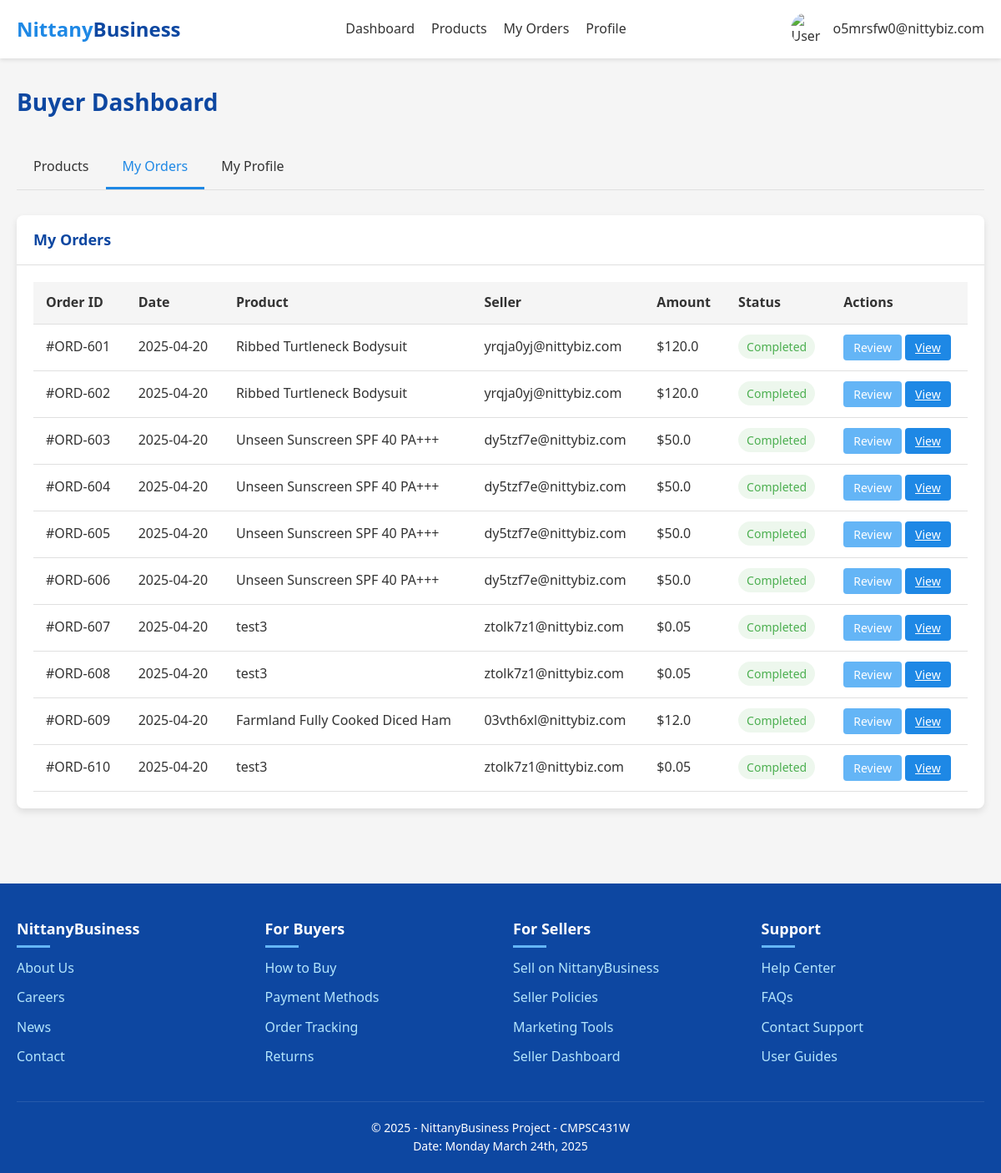
Screenshot of /buyer_dashboard?tab=orders (signed in) with the database file from the repository.
### tables this page shows
CREATE TABLE Orders (
    order_id INTEGER PRIMARY KEY,
    seller_email TEXT NOT NULL,
    listing_id INTEGER NOT NULL,
    buyer_email TEXT NOT NULL,
    date TEXT NOT NULL,
    quantity INTEGER NOT NULL,
    payment REAL NOT NULL,
    FOREIGN KEY (seller_email, listing_id) REFERENCES Product_Listings(seller_email, listing_id),
    FOREIGN KEY (buyer_email) REFERENCES Buyer(email)
);

CREATE TABLE Product_Listings (
    seller_email TEXT,
    listing_id INTEGER,
    category TEXT NOT NULL,
    product_title TEXT NOT NULL,
    product_name TEXT NOT NULL,
    product_description TEXT,
    quantity INTEGER NOT NULL,
    product_price REAL NOT NULL,
    status TEXT NOT NULL,
    PRIMARY KEY (seller_email, listing_id),
    FOREIGN KEY (seller_email) REFERENCES Sellers(email),
    FOREIGN KEY (category) REFERENCES Categories(category_name)
);

### app.py (the view)
@app.route('/buyer_dashboard')
def buyer_dashboard():
    if 'user_email' not in session:
        return redirect(url_for('login'))
    if session['user_type'] != 'buyer':
        return redirect(url_for('dashboard'))
    conn = get_db_connection()
    buyer = conn.execute(
        'SELECT * FROM Buyer WHERE email = ?',
        (session['user_email'],)
    ).fetchone()
    address = None
    if buyer and buyer['buyer_address_id']:
        address = conn.execute(
            '''SELECT a.*, z.city, z.state
               FROM Address a
               JOIN Zipcode_Info z ON a.zipcode = z.zipcode
               WHERE a.address_id = ?''',
            (buyer['buyer_address_id'],)
        ).fetchone()
    payment_methods = conn.execute(
        'SELECT * FROM Credit_Cards WHERE Owner_email = ?',
        (session['user_email'],)
    ).fetchall()
    orders = conn.execute(
        '''SELECT o.*, pl.Product_Title, pl.Product_Description, pl.Product_Price,
              (SELECT COUNT(*) FROM Reviews r WHERE r.Order_ID = o.Order_ID) > 0 AS has_review
           FROM Orders o
           JOIN Product_Listings pl ON o.Listing_ID = pl.Listing_ID
           WHERE o.Buyer_Email = ?
           ORDER BY o.Date DESC''',
        (session['user_email'],)
    ).fetchall()
    categories = conn.execute(
        'SELECT category_name FROM Categories ORDER BY category_name'
    ).fetchall()
    featured_products = conn.execute(
        '''SELECT pl.*, s.business_name AS seller_name,
              (SELECT AVG(r.Rating) FROM Reviews r
               JOIN Orders o ON r.Order_ID = o.Order_ID
               WHERE o.Listing_ID = pl.Listing_ID) AS avg_rating,
              (SELECT COUNT(*) FROM Reviews r
               JOIN Orders o ON r.Order_ID = o.Order_ID
               WHERE o.Listing_ID = pl.Listing_ID) AS review_count
           FROM Product_Listings pl
           JOIN Sellers s ON pl.Seller_Email = s.email
           WHERE pl.Status = 1
           ORDER BY avg_rating DESC, review_count DESC
           LIMIT 6'''
    ).fetchall()
    recent_products = conn.execute(
        '''SELECT pl.*, s.business_name AS seller_name,
              (SELECT AVG(r.Rating) FROM Reviews r
               JOIN Orders o ON r.Order_ID = o.Order_ID
               WHERE o.Listing_ID = pl.Listing_ID) AS avg_rating,
              (SELECT COUNT(*) FROM Reviews r
               JOIN Orders o ON r.Order_ID = o.Order_ID
               WHERE o.Listing_ID = pl.Listing_ID) AS review_count
           FROM Product_Listings pl
           JOIN Sellers s ON pl.Seller_Email = s.email
           WHERE pl.Status = 1
           ORDER BY pl.Listing_ID DESC
           LIMIT 6'''
    ).fetchall()
    conn.close()
    active_tab = request.args.get('tab', 'products')
    return render_template(
        'buyer_dashboard.html',
        user_email=session['user_email'],
        user_type=session['user_type'],
        buyer=buyer,
        address=address,
        payment_methods=payment_methods,
        orders=orders,
        categories=categories,
        featured_products=featured_products,
        recent_products=recent_products,
        active_tab=active_tab
    )

### app.py (called while the page is built)
def get_db_connection():
    conn = sqlite3.connect(app.config['DATABASE'])
    conn.row_factory = sqlite3.Row
    return conn

### templates/buyer_dashboard.html (shortened to what this page needs)
<!DOCTYPE html>
<html lang="en">
<head>
    <link rel="stylesheet" href="https://cdnjs.cloudflare.com/ajax/libs/font-awesome/6.4.0/css/all.min.css">
</head>
<body>
    <header>
        <div class="container">
            <nav class="navbar">
                <a href="/" class="logo">Nittany<span>Business</span></a>
                <div class="nav-links">
                    <a href="/buyer_dashboard">Dashboard</a>
                    <a href="/buyer_dashboard?tab=products">Products</a>
                    <a href="/buyer_dashboard?tab=orders">My Orders</a>
                    <a href="/buyer_dashboard?tab=profile">Profile</a>
                </div>
                <div class="user-menu">
                    <img src="/static/images/user-default.jpg" alt="User Avatar">
                    <span>{{ user_email }}</span>
                </div>
            </nav>
        </div>
    </header>
    <main>
        <div class="container">
            <div class="dashboard-header">
                <h1>Buyer Dashboard</h1>
            </div>
            <div class="tabs">
                <div class="tab {% if active_tab == 'products' %}active{% endif %}" data-tab="products">Products</div>
                <div class="tab {% if active_tab == 'orders' %}active{% endif %}" data-tab="orders">My Orders</div>
                <div class="tab {% if active_tab == 'profile' %}active{% endif %}" data-tab="profile">My Profile</div>
            </div>
            <div class="tab-content {% if active_tab == 'orders' %}active{% endif %}" id="orders-content">
                <div class="card">
                    <div class="card-header">
                        <h2>My Orders</h2>
                    </div>
                    <div class="card-body">
                        {% if orders %}
                        <table class="order-table">
                            <thead>
                                <tr>
                                    <th>Order ID</th>
                                    <th>Date</th>
                                    <th>Product</th>
                                    <th>Seller</th>
                                    <th>Amount</th>
                                    <th>Status</th>
                                    <th>Actions</th>
                                </tr>
                            </thead>
                            <tbody>
                                {% for order in orders %}
                                <tr>
                                    <td>#ORD-{{ order.Order_ID }}</td>
                                    <td>{{ order.Date }}</td>
                                    <td>{{ order.Product_Title }}</td>
                                    <td>{{ order.Seller_Email }}</td>
                                    <td>${{ (order.Product_Price * order.Quantity)|float }}</td>
                                    <td>
                                        {% if order.Payment > 0 %}
                                        <span class="order-status status-completed">Completed</span>
                                        {% else %}
                                        <span class="order-status status-pending">Pending</span>
                                        {% endif %}
                                    </td>
                                    <td>
                                        {% if order.Payment > 0 %}
                                        <button class="action-btn review-btn" data-order="{{ order.Order_ID }}"
                                            data-product="{{ order.Product_Title }}">Review</button>
                                        {% endif %}
                                        <a href="/order/{{ order.Order_ID }}" class="action-btn view-order-btn">View</a>
                                    </td>
                                </tr>
                                {% endfor %}
                            </tbody>
                        </table>
                        {% endif %}
                    </div>
                </div>
            </div>
        </div>
    </main>
    <footer>
        <div class="container">
            <div class="footer-content">
                <div class="footer-column">
                    <h3>NittanyBusiness</h3>
                    <ul>
                        <li><a href="#">About Us</a></li>
                        <li><a href="#">Careers</a></li>
                        <li><a href="#">News</a></li>
                        <li><a href="#">Contact</a></li>
                    </ul>
                </div>
                <div class="footer-column">
                    <h3>For Buyers</h3>
                    <ul>
                        <li><a href="#">How to Buy</a></li>
                        <li><a href="#">Payment Methods</a></li>
                        <li><a href="#">Order Tracking</a></li>
                        <li><a href="#">Returns</a></li>
                    </ul>
                </div>
                <div class="footer-column">
                    <h3>For Sellers</h3>
                    <ul>
                        <li><a href="#">Sell on NittanyBusiness</a></li>
                        <li><a href="#">Seller Policies</a></li>
                        <li><a href="#">Marketing Tools</a></li>
                        <li><a href="#">Seller Dashboard</a></li>
                    </ul>
                </div>
                <div class="footer-column">
                    <h3>Support</h3>
                    <ul>
                        <li><a href="#">Help Center</a></li>
                        <li><a href="#">FAQs</a></li>
                        <li><a href="#">Contact Support</a></li>
                        <li><a href="#">User Guides</a></li>
                    </ul>
                </div>
            </div>
            <div class="copyright">
                <p>&copy; 2025 - NittanyBusiness Project - CMPSC431W</p>
                <p>Date: Monday March 24th, 2025</p>
            </div>
        </div>
    </footer>
</body>
</html>

### templates/buyer_dashboard.html (style rules this page uses)
:root { --primary-color: #1e88e5; --secondary-color: #0d47a1; --accent-color: #64b5f6; --text-color: #333; --light-bg: #f5f5f5; --card-shadow: 0 4px 8px rgba(0, 0, 0, 0.1); --hover-transition: all 0.3s ease; --success-color: #4caf50; --warning-color: #ff9800; --danger-color: #f44336; --border-color: #e0e0e0; }
* { margin: 0; padding: 0; box-sizing: border-box; font-family: 'Segoe UI', Tahoma, Geneva, Verdana, sans-serif; }
body { background-color: var(--light-bg); color: var(--text-color); line-height: 1.6; min-height: 100vh; display: flex; flex-direction: column; }
.container { max-width: 1200px; margin: 0 auto; padding: 0 20px; }
header { background-color: white; box-shadow: 0 2px 5px rgba(0, 0, 0, 0.1); position: sticky; top: 0; z-index: 100; }
.navbar { display: flex; justify-content: space-between; align-items: center; padding: 15px 0; }
.logo { font-size: 24px; font-weight: bold; color: var(--primary-color); text-decoration: none; }
.logo span { color: var(--secondary-color); }
.nav-links { display: flex; gap: 20px; }
.nav-links a { color: var(--text-color); text-decoration: none; font-weight: 500; transition: var(--hover-transition); }
.user-menu { position: relative; display: flex; align-items: center; cursor: pointer; }
.user-menu img { width: 40px; height: 40px; border-radius: 50%; margin-right: 10px; }
main { flex: 1; padding: 30px 0; }
.dashboard-header { display: flex; justify-content: space-between; align-items: center; margin-bottom: 30px; }
.dashboard-header h1 { font-size: 28px; color: var(--secondary-color); }
.tabs { display: flex; border-bottom: 1px solid var(--border-color); margin-bottom: 30px; }
.tab { padding: 12px 20px; cursor: pointer; border-bottom: 3px solid transparent; font-weight: 500; transition: var(--hover-transition); }
.tab.active { border-bottom-color: var(--primary-color); color: var(--primary-color); }
.tab-content { display: none; }
.tab-content.active { display: block; }
.card { background-color: white; border-radius: 8px; box-shadow: var(--card-shadow); margin-bottom: 20px; overflow: hidden; }
.card-header { padding: 15px 20px; border-bottom: 1px solid var(--border-color); display: flex; justify-content: space-between; align-items: center; }
.card-header h2 { font-size: 18px; color: var(--secondary-color); }
.card-body { padding: 20px; }
.order-table { width: 100%; border-collapse: collapse; }
.order-table th, .order-table td { padding: 12px 15px; text-align: left; border-bottom: 1px solid var(--border-color); }
.order-table th { background-color: var(--light-bg); font-weight: 600; }
.order-status { padding: 5px 10px; border-radius: 20px; font-size: 14px; font-weight: 500; }
.status-completed { background-color: rgba(76, 175, 80, 0.1); color: var(--success-color); }
.action-btn { padding: 6px 12px; border-radius: 4px; font-size: 14px; font-weight: 500; cursor: pointer; transition: var(--hover-transition); border: none; color: white; }
.review-btn { background-color: var(--accent-color); }
.view-order-btn { background-color: var(--primary-color); }
footer { background-color: var(--secondary-color); color: white; padding: 40px 0 20px; margin-top: 40px; }
.footer-content { display: grid; grid-template-columns: repeat(auto-fit, minmax(200px, 1fr)); gap: 30px; margin-bottom: 30px; }
.footer-column h3 { font-size: 18px; margin-bottom: 20px; position: relative; }
.footer-column h3::after { content: ''; position: absolute; left: 0; bottom: -8px; width: 40px; height: 3px; background-color: var(--accent-color); }
.footer-column ul { list-style-type: none; }
.footer-column ul li { margin-bottom: 10px; }
.footer-column ul li a { color: #b3e5fc; text-decoration: none; transition: var(--hover-transition); }
.copyright { text-align: center; padding-top: 20px; border-top: 1px solid rgba(255, 255, 255, 0.1); font-size: 14px; }

### rows the page displays
Orders: Order_ID "601", Date "2025-04-20", Product_Title "Ribbed Turtleneck Bodysuit", Seller_Email "yrqja0yj@nittybiz.com", payment "Completed"
Product_Listings: (order.Product_Price*order.Quantity)|float "120.0"
Orders: Order_ID "602", Date "2025-04-20", Product_Title "Ribbed Turtleneck Bodysuit", Seller_Email "yrqja0yj@nittybiz.com", payment "Completed"
Orders: Order_ID "603", Date "2025-04-20", Product_Title "Unseen Sunscreen SPF 40 PA+++", Seller_Email "dy5tzf7e@nittybiz.com", payment "Completed"
Product_Listings: (order.Product_Price*order.Quantity)|float "50.0"
Orders: Order_ID "604", Date "2025-04-20", Product_Title "Unseen Sunscreen SPF 40 PA+++", Seller_Email "dy5tzf7e@nittybiz.com", payment "Completed"
Orders: Order_ID "605", Date "2025-04-20", Product_Title "Unseen Sunscreen SPF 40 PA+++", Seller_Email "dy5tzf7e@nittybiz.com", payment "Completed"
Orders: Order_ID "606", Date "2025-04-20", Product_Title "Unseen Sunscreen SPF 40 PA+++", Seller_Email "dy5tzf7e@nittybiz.com", payment "Completed"
Orders: Order_ID "607", Date "2025-04-20", Product_Title "test3", Seller_Email "ztolk7z1@nittybiz.com", payment "Completed"
Product_Listings: (order.Product_Price*order.Quantity)|float "0.05"
Orders: Order_ID "608", Date "2025-04-20", Product_Title "test3", Seller_Email "ztolk7z1@nittybiz.com", payment "Completed"
Orders: Order_ID "609", Date "2025-04-20", Product_Title "Farmland Fully Cooked Diced Ham", Seller_Email "03vth6xl@nittybiz.com", payment "Completed"
Product_Listings: (order.Product_Price*order.Quantity)|float "12.0"
Orders: Order_ID "610", Date "2025-04-20", Product_Title "test3", Seller_Email "ztolk7z1@nittybiz.com", payment "Completed"

### other values shown
{{ user_email }} "o5mrsfw0@nittybiz.com"
